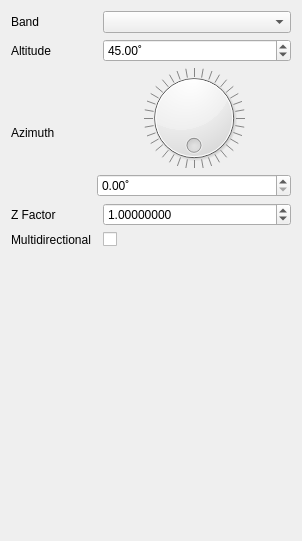
<?xml version="1.0" encoding="UTF-8"?>
<ui version="4.0">
 <class>QgsHillShadeWidget</class>
 <widget class="QWidget" name="QgsHillShadeWidget">
  <property name="geometry">
   <rect>
    <x>0</x>
    <y>0</y>
    <width>302</width>
    <height>541</height>
   </rect>
  </property>
  <property name="windowTitle">
   <string notr="true">Form</string>
  </property>
  <layout class="QGridLayout" name="gridLayout">
   <item row="2" column="1" colspan="2">
    <layout class="QVBoxLayout" name="verticalLayout">
     <item>
      <widget class="QDial" name="mLightAzimuthDial">
       <property name="sizePolicy">
        <sizepolicy hsizetype="Expanding" vsizetype="Preferred">
         <horstretch>0</horstretch>
         <verstretch>0</verstretch>
        </sizepolicy>
       </property>
       <property name="maximum">
        <number>360</number>
       </property>
       <property name="value">
        <number>0</number>
       </property>
       <property name="sliderPosition">
        <number>0</number>
       </property>
       <property name="invertedAppearance">
        <bool>false</bool>
       </property>
       <property name="invertedControls">
        <bool>false</bool>
       </property>
       <property name="wrapping">
        <bool>true</bool>
       </property>
       <property name="notchTarget">
        <double>10.000000000000000</double>
       </property>
       <property name="notchesVisible">
        <bool>true</bool>
       </property>
      </widget>
     </item>
     <item>
      <widget class="QgsDoubleSpinBox" name="mLightAzimuth">
       <property name="sizePolicy">
        <sizepolicy hsizetype="Expanding" vsizetype="Fixed">
         <horstretch>0</horstretch>
         <verstretch>0</verstretch>
        </sizepolicy>
       </property>
       <property name="suffix">
        <string>˚</string>
       </property>
      </widget>
     </item>
    </layout>
   </item>
   <item row="1" column="0" colspan="2">
    <widget class="QLabel" name="label_2">
     <property name="text">
      <string>Altitude</string>
     </property>
    </widget>
   </item>
   <item row="2" column="0">
    <widget class="QLabel" name="label">
     <property name="text">
      <string>Azimuth</string>
     </property>
    </widget>
   </item>
   <item row="3" column="0" colspan="2">
    <widget class="QLabel" name="label_3">
     <property name="text">
      <string>Z Factor</string>
     </property>
    </widget>
   </item>
   <item row="1" column="2">
    <widget class="QgsDoubleSpinBox" name="mLightAngle">
     <property name="sizePolicy">
      <sizepolicy hsizetype="Expanding" vsizetype="Fixed">
       <horstretch>0</horstretch>
       <verstretch>0</verstretch>
      </sizepolicy>
     </property>
     <property name="suffix">
      <string>˚</string>
     </property>
     <property name="singleStep">
      <double>5.000000000000000</double>
     </property>
     <property name="value">
      <double>45.000000000000000</double>
     </property>
    </widget>
   </item>
   <item row="5" column="0" colspan="3">
    <spacer name="verticalSpacer">
     <property name="orientation">
      <enum>Qt::Vertical</enum>
     </property>
     <property name="sizeHint" stdset="0">
      <size>
       <width>20</width>
       <height>40</height>
      </size>
     </property>
    </spacer>
   </item>
   <item row="0" column="0">
    <widget class="QLabel" name="label_4">
     <property name="text">
      <string>Band</string>
     </property>
    </widget>
   </item>
   <item row="0" column="2">
    <widget class="QgsRasterBandComboBox" name="mBandsCombo"/>
   </item>
   <item row="3" column="2">
    <widget class="QgsDoubleSpinBox" name="mZFactor">
     <property name="sizePolicy">
      <sizepolicy hsizetype="Expanding" vsizetype="Fixed">
       <horstretch>0</horstretch>
       <verstretch>0</verstretch>
      </sizepolicy>
     </property>
     <property name="decimals">
      <number>8</number>
     </property>
     <property name="value">
      <double>1.000000000000000</double>
     </property>
    </widget>
   </item>
   <item row="4" column="2">
    <widget class="QCheckBox" name="mMultiDirection">
     <property name="text">
      <string/>
     </property>
    </widget>
   </item>
   <item row="4" column="0">
    <widget class="QLabel" name="label_5">
     <property name="text">
      <string>Multidirectional</string>
     </property>
    </widget>
   </item>
  </layout>
 </widget>
 <customwidgets>
  <customwidget>
   <class>QgsDoubleSpinBox</class>
   <extends>QDoubleSpinBox</extends>
   <header>qgsdoublespinbox.h</header>
  </customwidget>
  <customwidget>
   <class>QgsRasterBandComboBox</class>
   <extends>QComboBox</extends>
   <header>raster/qgsrasterbandcombobox.h</header>
  </customwidget>
 </customwidgets>
 <tabstops>
  <tabstop>mBandsCombo</tabstop>
  <tabstop>mLightAngle</tabstop>
  <tabstop>mLightAzimuthDial</tabstop>
  <tabstop>mLightAzimuth</tabstop>
  <tabstop>mZFactor</tabstop>
  <tabstop>mMultiDirection</tabstop>
 </tabstops>
 <resources/>
 <connections/>
</ui>
